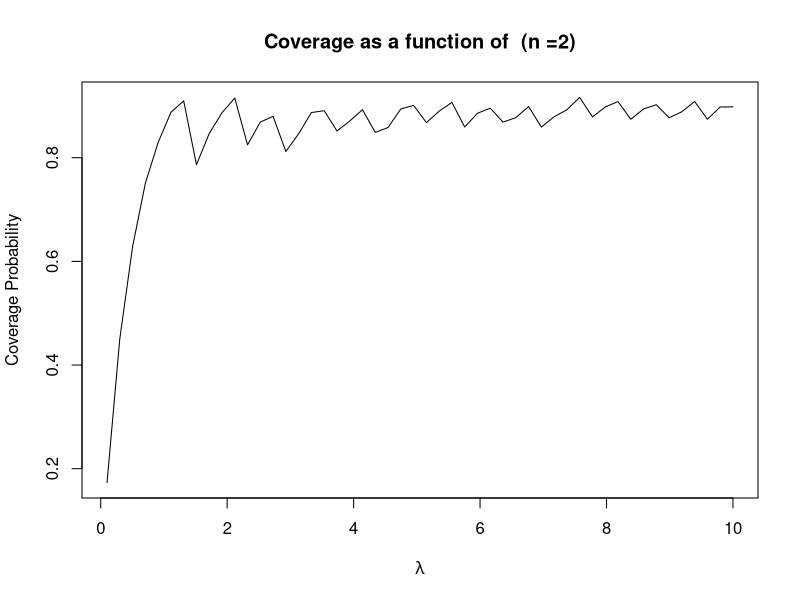
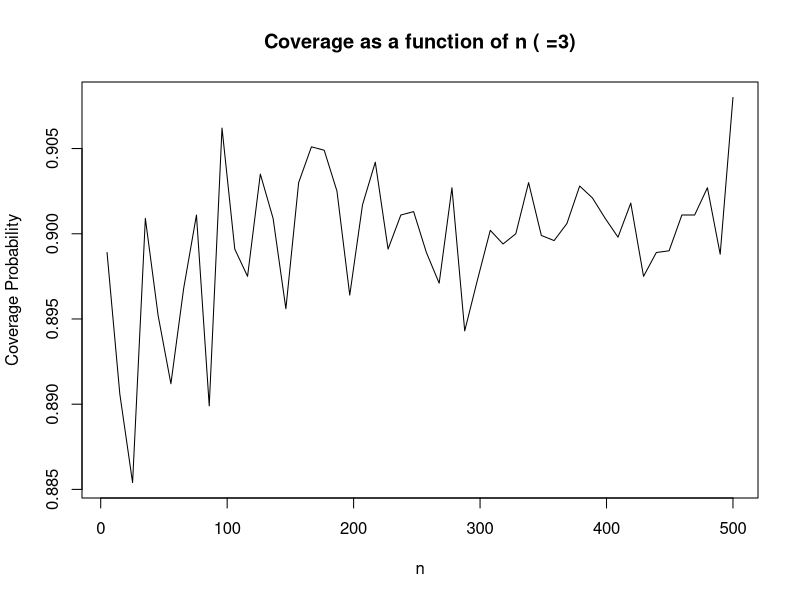

R code for these plots, in order:
## ---- chunk 1
knitr::opts_chunk$set(echo = TRUE)
## ---- chunk 2
#' Function to estimate interval coverage
#' @param CI A function object for constructing confidence intervals
#' @param N The number of simulation replications to use for the coverage estimate
#' @param alpha 1-alpha is the intended coverage probability
#' @param n The sample size
#' @param lambda The true lambda values for the Poisson model
#' @return A list containing the coverage probability and its standard error
estimate_coverage <- function(CI, N, alpha, n, lambda) {
  # Initialize coverage counter
  coverage_count <- 0
  
  # Simulate data and compute confidence interval for each replication
  for (i in 1:N) {
    # Simulate Poisson data
    y <- rpois(n, lambda)
    
    # Compute confidence interval
    ci <- CI(y, alpha)
    
    # Check if true parameter value is within confidence interval
    if (lambda >= ci[1] && lambda <= ci[2]) {
      coverage_count <- coverage_count + 1
    }
  }
  
  # Compute estimated coverage probability
  coverage_prob <- coverage_count / N
  
  # Return estimated coverage probability
  return(coverage_prob)
}


## ---- chunk 3
# Define a function to construct a confidence interval using the MLE estimate
mle_ci <- function(y, alpha) {
  y_bar <- mean(y)
  se <- sqrt(y_bar / length(y))
  z_alpha <- qnorm(1 - alpha / 2)
  lower <- max(0, y_bar - z_alpha * se)
  upper <- y_bar + z_alpha * se
  return(c(lower, upper))
}

# Set parameters
N <- 10000
alpha <- 0.1
lambdas <- c(1, 5, 10)
ns <- c(10, 50, 100)

# Estimate coverage for different combinations of lambda and n
for (lambda in lambdas) {
  for (n in ns) {
    coverage_prob <- estimate_coverage(mle_ci, N, alpha, n, lambda)
    cat(sprintf("lambda = %d, n = %d, coverage probability = %.3f\n", lambda, n, coverage_prob))
  }
}

## ---- chunk 4
# Load the grid package
library(grid)

# Set parameters
N <- 10000
alpha <- 0.1
lambdas <- seq(0.1, 10, length.out = 50)
n_fixed <- 2
lambda_fixed <- 3

# Estimate coverage as a function of lambda for fixed n
coverage_lambda <- sapply(lambdas, function(lambda) {
  estimate_coverage(mle_ci, N, alpha, n_fixed, lambda)
})
## ---- chunk 5
# Plot coverage as a function of lambda for fixed n
plot(lambdas, coverage_lambda, type = "l", xlab = expression(lambda), ylab = "Coverage Probability",
     main = paste0("Coverage as a function of ", " (", "n =", n_fixed, ")"))

# Estimate coverage as a function of n for fixed lambda
ns <- seq(5, 500, length.out = 50)
coverage_n <- sapply(ns, function(n) {
  estimate_coverage(mle_ci, N, alpha, n, lambda_fixed)
})
## ---- chunk 6
# Plot coverage as a function of n for fixed lambda
plot(ns, coverage_n, type = "l", xlab = "n", ylab = "Coverage Probability",
     main = paste0("Coverage as a function of ", "n", " (", " =", lambda_fixed, ")"))

## ---- chunk 7
library(robustbase)
data(filament1)
